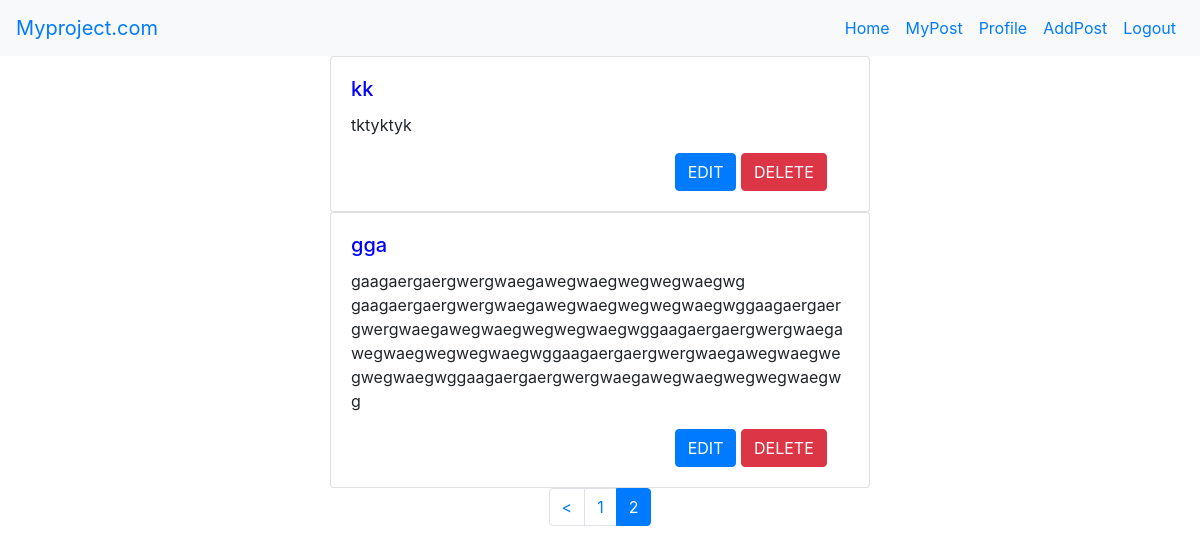
Screenshot of /my_post.php?page=2 (signed in) with the database file from the repository.
### tables this page shows
CREATE TABLE `blogs_user` (
  `id` int(255) NOT NULL,
  `user_id` int(255) NOT NULL,
  `title` varchar(255) NOT NULL,
  `content` varchar(255) NOT NULL
);

### my_post.php (the view, shortened to what this page needs)
<?php
    $total_records=0;
    include "header.php";
    if($_SESSION['email']){
        $id = $_SESSION['id'];
    }
    else{
        header("Location:login.php");
    }
?>
<div class="container">
    <?php
        $limit = 5;
        if (isset($_GET["page"])) {
                $page  = $_GET["page"];
        }
        else {
            $page=1;
        };
        $start = ($page-1) * $limit;
        $sql = "SELECT * FROM `blogs_user` WHERE user_id = '".$id."'";
        $res = mysqli_query($conn,$sql);
        if($res->num_rows > 0){
            while ($result=$res->fetch_array())
            {
                $totalPost[] = $result;
            }
            $total_records =  count($totalPost);
        }
        if($total_records != ""){
            $sql = "SELECT  users_new.name AS name,blogs_user.id,title,content
            FROM blogs_user
            LEFT JOIN users_new ON users_new.id = blogs_user.user_id
            WHERE blogs_user.user_id = '".$id."'
            LIMIT $start, $limit";
            $res = mysqli_query($conn,$sql);
            while ($result=$res->fetch_array()){
                ?>
                    <div class="row justify-content-center">
                        <div class="col-md-6">
                            <div class="card">
                                <div class="card-body">
                                    <h5 class="card-title" style="color:blue"><?php  echo $result['title'] ?></h5>
                                    <p class="card-text" ><?php echo nl2br($result['content']); ?></p>
                                    <a href="add_post.php?edit=<?php  echo $result['id'] ?>" class="btn btn-primary" style="margin-left: 65%;">EDIT</a>
                                    <a href="my_post.php?delete=<?php  echo $result['id'] ?>" class="btn btn-danger">DELETE</a>
                                </div>
                            </div>
                        </div>
                    </div>
                <?php
            }
        }
        if($total_records != ""){
            $total_pages = ceil($total_records / $limit);
            if($total_records>5){
                ?>
                    <div>
                        <ul class="pagination justify-content-center">
                            <?php  if($page > 1 ){  ?>
                            <li class="page-item"><a class="page-link" href="my_post.php?page=<?php if($page>1){echo $page-1;} ?>"><</a></li>
                            <?php  }
                            for($i=1; $i<=$total_pages; $i++){
                                ?>
                                    <li class="<?php if($page == $i){echo 'active';} ?> page-item"><a class="page-link" href="my_post.php?page=<?php echo $i ?>"><?php echo $i; ?></a></li>
                                <?php
                            }
                            ?>
                        </ul>
                    </div>
                <?php
            }
        }
    ?>
</div>
<?php include "footer.php"; ?>

### rows the page displays
blogs_user: title "kk", content "tktyktyk"
blogs_user: title "gga", content "gaagaergaergwergwaegawegwaegwegwegwaegwg gaagaergaergwergwaegawegwaegwegwegwaegwggaagaergaergwergwaegawegwaegwegwegwaegwggaagaergaergwergwaegawegwaegwegwegwaegwggaagaergaergwergwaegawegwaegwegwegwaegwggaagaergaergwergwaegawegwaegwegwegwaegwg"
